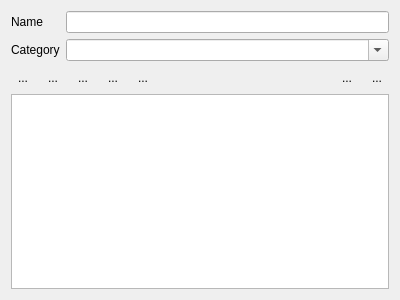
<?xml version="1.0" encoding="UTF-8"?>
<ui version="4.0">
 <class>Form</class>
 <widget class="QWidget" name="Form">
  <property name="geometry">
   <rect>
    <x>0</x>
    <y>0</y>
    <width>400</width>
    <height>300</height>
   </rect>
  </property>
  <property name="windowTitle">
   <string>Global Variables</string>
  </property>
  <layout class="QVBoxLayout" name="verticalLayout">
   <item>
    <layout class="QFormLayout" name="formLayout">
     <property name="fieldGrowthPolicy">
      <enum>QFormLayout::AllNonFixedFieldsGrow</enum>
     </property>
     <item row="0" column="0">
      <widget class="QLabel" name="label_2">
       <property name="text">
        <string>Name</string>
       </property>
      </widget>
     </item>
     <item row="1" column="0">
      <widget class="QLabel" name="label">
       <property name="sizePolicy">
        <sizepolicy hsizetype="Minimum" vsizetype="Preferred">
         <horstretch>0</horstretch>
         <verstretch>0</verstretch>
        </sizepolicy>
       </property>
       <property name="text">
        <string>Category</string>
       </property>
      </widget>
     </item>
     <item row="0" column="1">
      <widget class="QLineEdit" name="newNameEdit"/>
     </item>
     <item row="1" column="1">
      <widget class="QComboBox" name="categoriesListComboBox">
       <property name="toolTip">
        <string>Separate subcategories by dots (a.b.c)</string>
       </property>
       <property name="editable">
        <bool>true</bool>
       </property>
       <property name="frame">
        <bool>true</bool>
       </property>
      </widget>
     </item>
    </layout>
   </item>
   <item>
    <layout class="QHBoxLayout" name="horizontalLayout_3">
     <item>
      <widget class="QToolButton" name="expandAllButton">
       <property name="toolTip">
        <string>expand all categories</string>
       </property>
       <property name="text">
        <string>...</string>
       </property>
       <property name="icon">
        <iconset resource="Experiment.qrc">
         <normaloff>:/other/icons/expand-all.png</normaloff>:/other/icons/expand-all.png</iconset>
       </property>
       <property name="autoRaise">
        <bool>true</bool>
       </property>
      </widget>
     </item>
     <item>
      <widget class="QToolButton" name="collapseAllButton">
       <property name="toolTip">
        <string>collapse all categories</string>
       </property>
       <property name="text">
        <string>...</string>
       </property>
       <property name="icon">
        <iconset resource="Experiment.qrc">
         <normaloff>:/other/icons/collapse-all.png</normaloff>:/other/icons/collapse-all.png</iconset>
       </property>
       <property name="autoRaise">
        <bool>true</bool>
       </property>
      </widget>
     </item>
     <item>
      <widget class="QToolButton" name="addButton">
       <property name="text">
        <string>...</string>
       </property>
       <property name="icon">
        <iconset resource="Experiment.qrc">
         <normaloff>:/openicon/icons/edit-add.png</normaloff>:/openicon/icons/edit-add.png</iconset>
       </property>
       <property name="autoRaise">
        <bool>true</bool>
       </property>
      </widget>
     </item>
     <item>
      <widget class="QToolButton" name="dropButton">
       <property name="toolTip">
        <string>remove selected global(s)</string>
       </property>
       <property name="text">
        <string>...</string>
       </property>
       <property name="icon">
        <iconset resource="Experiment.qrc">
         <normaloff>:/openicon/icons/edit-delete-6.png</normaloff>:/openicon/icons/edit-delete-6.png</iconset>
       </property>
       <property name="autoRaise">
        <bool>true</bool>
       </property>
      </widget>
     </item>
     <item>
      <widget class="QToolButton" name="exportXmlButton">
       <property name="text">
        <string>...</string>
       </property>
       <property name="icon">
        <iconset resource="Experiment.qrc">
         <normaloff>:/kde/icons/ExportToXMLFile-48.png</normaloff>:/kde/icons/ExportToXMLFile-48.png</iconset>
       </property>
       <property name="autoRaise">
        <bool>true</bool>
       </property>
      </widget>
     </item>
     <item>
      <spacer name="horizontalSpacer">
       <property name="orientation">
        <enum>Qt::Horizontal</enum>
       </property>
       <property name="sizeHint" stdset="0">
        <size>
         <width>40</width>
         <height>20</height>
        </size>
       </property>
      </spacer>
     </item>
     <item>
      <widget class="QToolButton" name="condensedViewButton">
       <property name="toolTip">
        <string>use condensed view</string>
       </property>
       <property name="text">
        <string>...</string>
       </property>
       <property name="icon">
        <iconset resource="Experiment.qrc">
         <normaloff>:/other/icons/condense.png</normaloff>:/other/icons/condense.png</iconset>
       </property>
       <property name="checkable">
        <bool>true</bool>
       </property>
       <property name="autoRaise">
        <bool>true</bool>
       </property>
      </widget>
     </item>
     <item>
      <widget class="QToolButton" name="showGridButton">
       <property name="toolTip">
        <string>show grid</string>
       </property>
       <property name="text">
        <string>...</string>
       </property>
       <property name="icon">
        <iconset resource="Experiment.qrc">
         <normaloff>:/other/icons/gray-grid.png</normaloff>:/other/icons/gray-grid.png</iconset>
       </property>
       <property name="checkable">
        <bool>true</bool>
       </property>
       <property name="autoRaise">
        <bool>true</bool>
       </property>
      </widget>
     </item>
    </layout>
   </item>
   <item>
    <widget class="CategoryTreeView" name="view">
     <property name="styleSheet">
      <string notr="true">QTreeView:item:selected:active {
		background:qlineargradient(spread:repeat, x1:1, y1:1, x2:1, y2:0, stop:0.227273 rgba(200, 225, 255, 255), stop:1 rgba(255, 255, 255, 255));
		color: black;
		border: 1px solid;
		border-color: rgb(98, 150, 214);
	} 
QTreeView:item:selected:!active {
		background:qlineargradient(spread:repeat, x1:1, y1:1, x2:1, y2:0, stop:0.227273 rgba(200, 225, 255, 255), stop:1 rgba(255, 255, 255, 255));
		color: black;
		border: 1px solid;
		border-color: rgb(98, 150, 214);
	} 
QTreeView:item:selected:disabled {
		background:qlineargradient(spread:repeat, x1:1, y1:1, x2:1, y2:0, stop:0.227273 rgba(200, 225, 255, 255), stop:1 rgba(255, 255, 255, 255));
		color: black;
		border: 1px solid;
		border-color: rgb(98, 150, 214);
	} 
QTreeView:item:selected:!disabled {
		background:qlineargradient(spread:repeat, x1:1, y1:1, x2:1, y2:0, stop:0.227273 rgba(200, 225, 255, 255), stop:1 rgba(255, 255, 255, 255));
		color: black;
		border: 1px solid;
		border-color: rgb(98, 150, 214);
	}
</string>
     </property>
     <property name="editTriggers">
      <set>QAbstractItemView::AnyKeyPressed|QAbstractItemView::DoubleClicked|QAbstractItemView::EditKeyPressed</set>
     </property>
     <property name="selectionMode">
      <enum>QAbstractItemView::ExtendedSelection</enum>
     </property>
     <property name="selectionBehavior">
      <enum>QAbstractItemView::SelectItems</enum>
     </property>
     <property name="uniformRowHeights">
      <bool>true</bool>
     </property>
    </widget>
   </item>
  </layout>
 </widget>
 <customwidgets>
  <customwidget>
   <class>CategoryTreeView</class>
   <extends>QTreeView</extends>
   <header>uiModules.CategoryTree</header>
  </customwidget>
 </customwidgets>
 <resources>
  <include location="Experiment.qrc"/>
 </resources>
 <connections/>
</ui>
